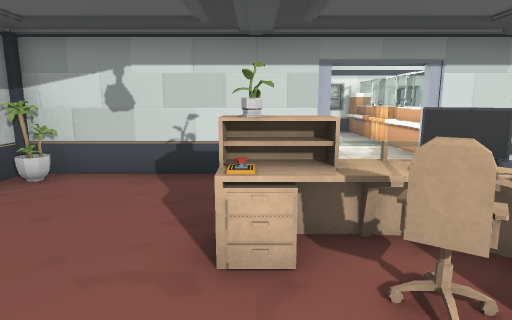
view 1 (above)

24 first-person views from a walk through a 3-D level made in the Unity game engine. The camera is 1.5 m above the floor, tilts 10° down and sees 75° across. Doors are open. The floor is counted in squares, 1 m on a side. Each view is taken from the middle of a square. On the plan, view 1 faces up. The plan holds only what a view shows up to about 15 squares ahead; the rest is blank. The place goes on beyond the plan. The player character is not drawn. Some animated figures are left out. Some surface patterns are stand-ins.

view 2
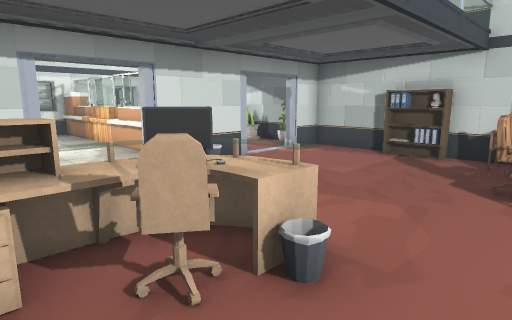

view 3
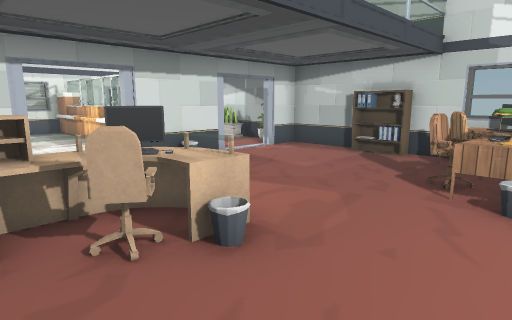

view 4
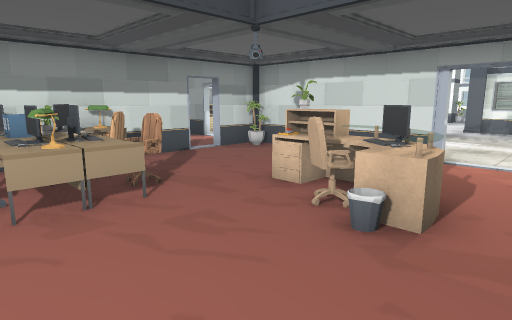

view 5
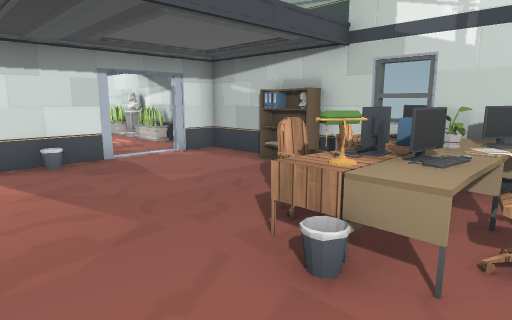

view 6
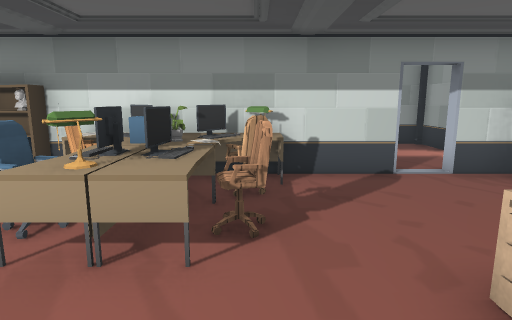

view 7
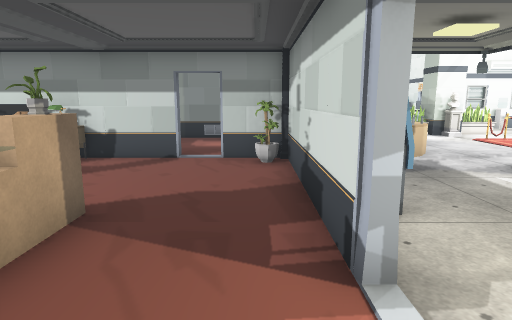

view 8
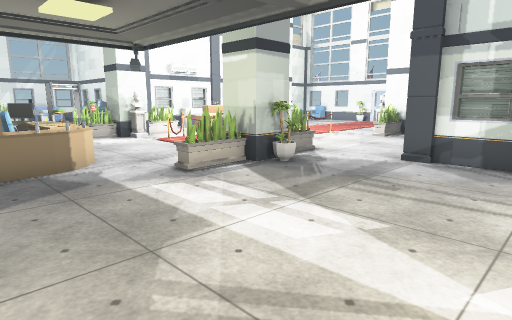

view 9
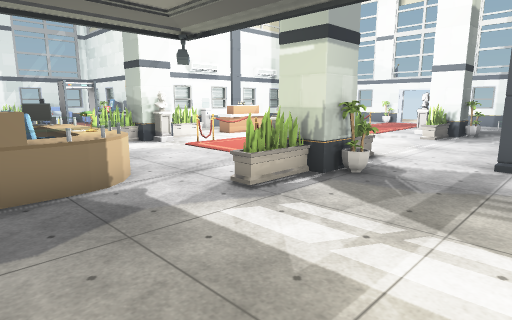

view 10
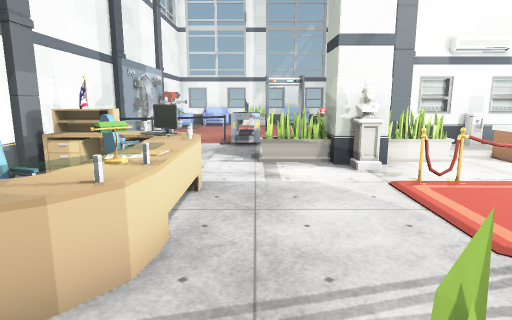

view 11
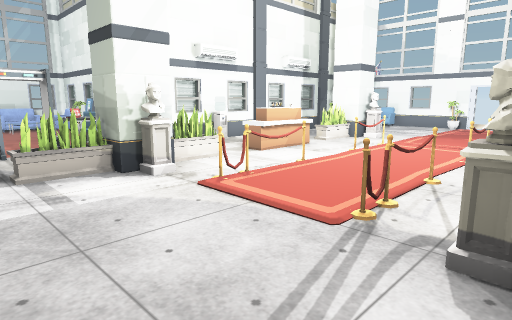

view 12
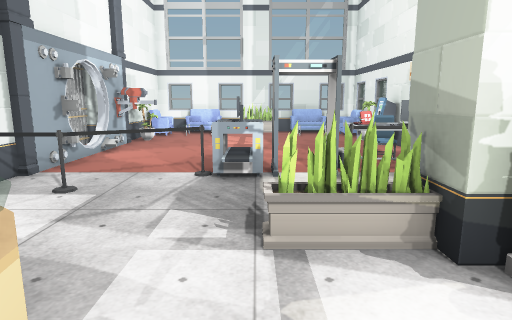

view 13
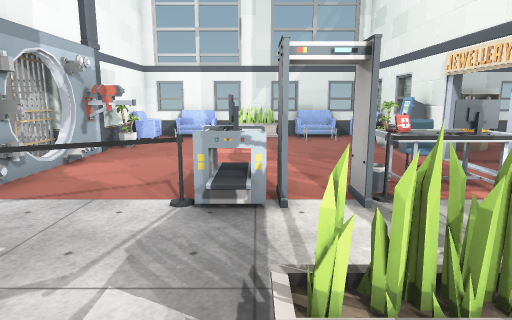

view 14
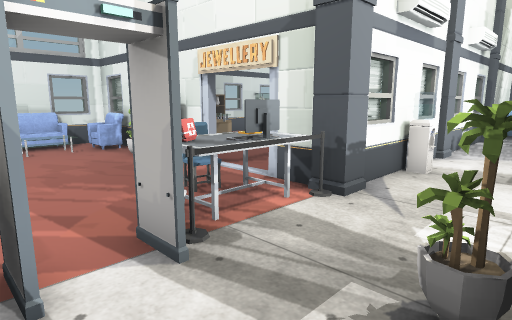

view 15
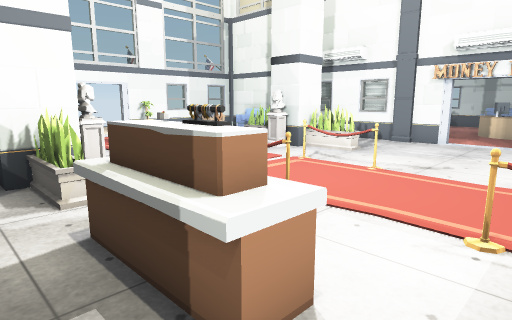

view 16
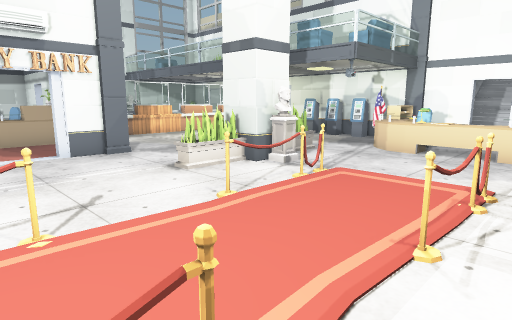

view 17
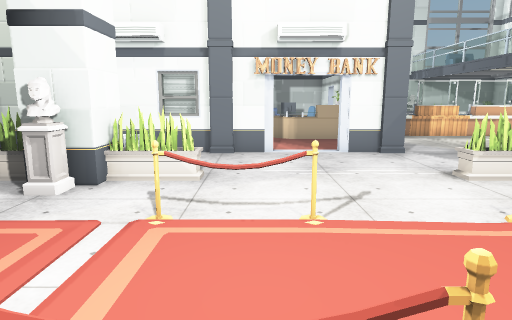

view 18
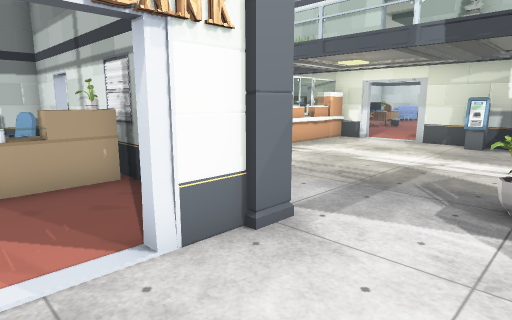

view 19
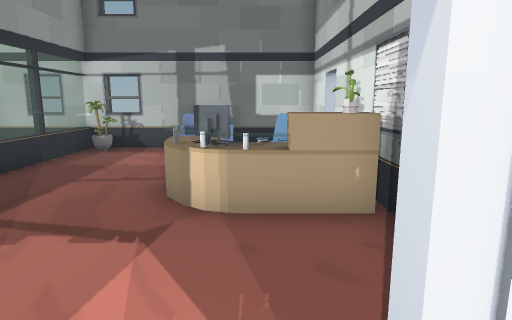

view 20
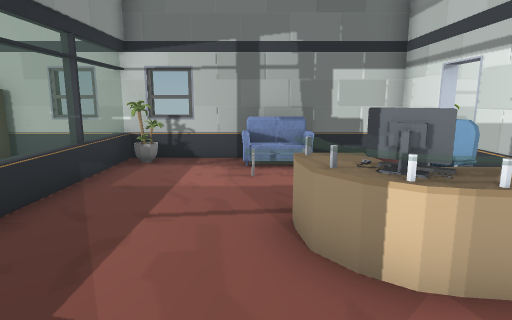

view 21
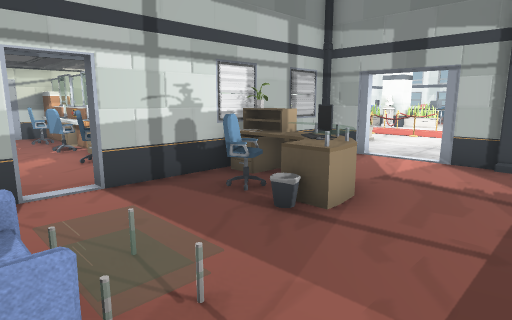

view 22
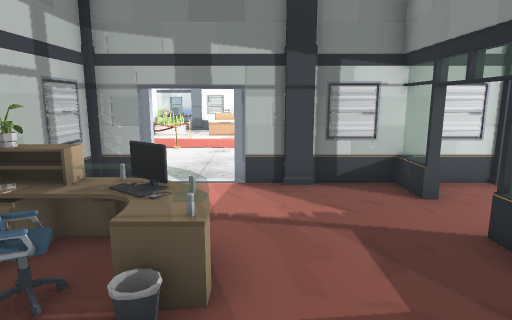

view 23
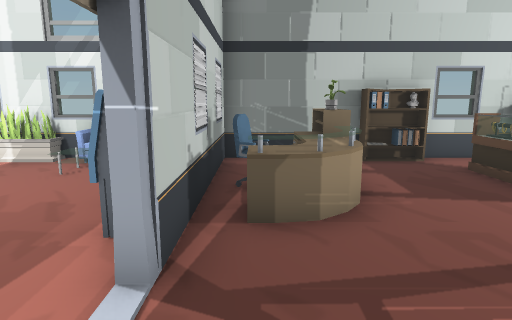

view 24
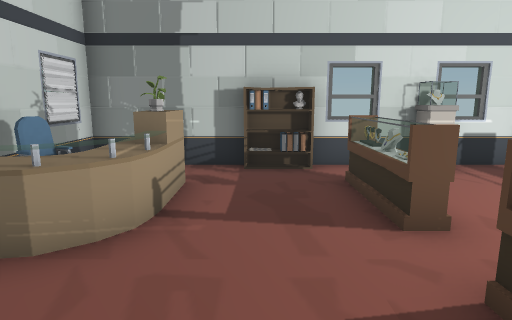

### Floor plan
Points are (right, up) in squares from view 1. A wall is a line through its corners. A room is listed if a view was taken in it or the views show most of it. See-through windows are left out.
Room 1 (views 1, 2, 3, 4, 5, 6, 7)
walls: (0.6, 3.6) (-0.4, 3.6); (-0.4, 3.7) (0.8, 3.7) (0.8, 3.2) (0.4, 3.2); (1.6, 6.8) (-4.5, 6.8); (6.6, 6.8) (3.4, 6.8); (-4.7, 0.5) (-4.7, -2.1); (-4.8, 3.9) (-4.8, -2.5); (9.8, 1) (9.8, 2.5); (-4.8, 6.5) (-4.8, 5.1); (9.8, 4.4) (9.8, 6.5); (9.5, 6.8) (8.4, 6.8)
low walls: (1.2, 2.8) (1.2, 3.5); (1.3, 3.5) (1.3, 2.8) (0.4, 2.8)
ways out: open door at (2.5, 7) to room 2; open door at (7.5, 7) to room 2; open door at (-5, 4.5)
objects: other object (-4, -2) to (-1, 1); other object (-4, 6); other object (0, 3); other object (1, 2); other object (2, 3); other object (6, -2) to (9, 1); other object (9, 3) to (10, 4)
Room 2 (views 8, 9, 10, 11, 12, 13, 14, 15, 16, 17, 18, 19, 23, 24)
walls: (-3.6, 15.1) (-2.9, 15.1) (-2.9, 14.4); (-14.8, 18.5) (-14.8, 17.4); (-15.4, 16.9) (-16.6, 16.9); (-15.1, 18.5) (-15.1, 17.9); (-0.1, 17.5) (-0.1, 18.6); (-6.9, 7.2) (1.6, 7.2); (-18.4, 16.9) (-24.6, 16.8); (-0.1, 20.4) (-0.1, 21.5); (-14.8, 24.4) (-14.8, 22.9); (-14.5, 7.2) (-9.3, 7.2); (1.6, 16.9) (0.5, 16.9); (1.6, 17.1) (0.8, 17.1); (-16.1, 7.9) (-16.1, 7.2); (-2.9, 25.1) (-2.9, 24.4); (-0.1, 22.4) (-0.1, 25.5); (0.1, 22.7) (0.1, 23.7); (-16.6, 7.3) (-15.4, 7.3); (-18.8, 7.2) (-18.1, 7.2); (4.3, 17.1) (3.7, 17.1); (-19.5, 7.3) (-18.2, 7.3); (4.8, 16.9) (3.4, 16.9); (-19.9, 6.1) (-18.1, 6.1); (-23.8, 17.1) (-24.2, 17.1); (3.4, 7.2) (6.5, 7.2); (-24.8, 16.3) (-24.8, 7.8); (-24.8, 20.6) (-24.8, 17.2) (-18.4, 17.2); (-24.5, 7.2) (-20.6, 7.2); (-24.8, 24.5) (-24.8, 22.4); (9.8, 15.3) (9.8, 16.4); (9.8, 8.1) (9.8, 11.5)
ways out: open door at (2.5, 7) to room 1; open door at (7.5, 7) to room 1; open door at (0, 19.5) to room 3; open door at (7.5, 17) to room 3; open door at (-17.5, 17); open door at (-17.4, 7.1); open door at (-7.5, 7)
objects: other object (-25, 10); other object (-25, 21) to (-24, 22); other object (-25, 25); other object (-24, 8) to (-23, 8); other object (-24, 12); other object (-24, 16) to (-23, 16); other object (-24, 25); other object (-23, 19) to (-23, 20); other object (-23, 23) to (-22, 23); other object (-22, 18); other object (-22, 19) to (-22, 20); other object (-21, 8); other object (-21, 16); other object (-21, 18) to (-20, 20); other object (-21, 23); other object (-20, 7); other object (-20, 16); other object (-19, 8) to (-19, 9); other object (-19, 23); other object (-17, 15) to (-17, 16); other object (-16, 14); other object (-16, 15) to (-16, 16); other object (-15, 7); other object (-15, 11) to (-15, 12); other object (-15, 14) to (-15, 16); other object (-15, 17); other object (-15, 19) to (-14, 20); other object (-15, 22); other object (-14, 8); other object (-14, 9) to (-14, 10); other object (-12, 13) to (-11, 13); other object (-12, 14) to (-11, 14); other object (-12, 16) to (-11, 16); other object (-12, 18) to (-11, 21); other object (-12, 23) to (-11, 23); other object (-11, 15) to (-10, 15); other object (-11, 24); other object (-10, 7); other object (-10, 8) to (-9, 9); other object (-10, 10) to (-9, 10); other object (-10, 25); other object (-9, 11); other object (-9, 15) to (-9, 16); other object (-9, 17); other object (-9, 18); other object (-9, 20); other object (-9, 21) to (-9, 22); other object (-8, 10) to (-7, 11); other object (-6, 8) to (-5, 11); other object (-6, 15) to (-6, 16); other object (-6, 17); other object (-6, 18); other object (-6, 20); other object (-6, 21) to (-6, 22); other object (-5, 7); other object (-5, 15) to (-4, 15); other object (-5, 25); other object (-4, 13) to (-3, 13); other object (-4, 14) to (-3, 14); other object (-4, 16) to (-3, 16); other object (-4, 23) to (-3, 23); other object (-4, 24) to (-3, 24); other object (-4, 25); other object (-3, 8); other object (-2, 8); other object (-2, 15); other object (-2, 25); other object (-1, 8) to (0, 8); other object (0, 17); other object (5, 8) to (5, 9); other object (5, 10) to (5, 11); other object (5, 12) to (5, 14); other object (5, 15) to (5, 16); other object (6, 9); other object (6, 11); other object (6, 12); other object (6, 14); other object (7, 13); other object (9, 8); other object (9, 10) to (9, 11); other object (9, 12) to (10, 12); other object (9, 13) to (9, 14); other object (9, 16)
Room 3 (views 20, 21, 22)
walls: (3.4, 17.2) (6.9, 17.2); (4.3, 16.8) (4.3, 17.1); (8.1, 17.2) (9.8, 17.2) (9.8, 25.5); (0.2, 18.6) (0.2, 17.5); (0.8, 17.1) (0.8, 16.8); (0.5, 17.2) (1.6, 17.2); (1.5, 24.3) (0.1, 24.3); (0.1, 23.7) (-0.2, 23.7); (9.9, 24.3) (3.4, 24.3); (0.2, 25.6) (0.2, 20.4)
ways out: open door at (0, 19.5) to room 2; open door at (7.5, 17) to room 2; open door at (2.5, 24.5)
objects: other object (0, 22); other object (4, 18); other object (4, 19) to (4, 20); other object (5, 18) to (5, 19); other object (9, 20) to (9, 21); other object (9, 24)

Positions as (right, up) in squares from view 1, and headings:
1: (0, 0), facing up
2: (0, 0), facing up-right
3: (0, -1), facing up-right
4: (4, -2), facing up-left
5: (3, -2), facing up-right
6: (2, 1), facing left
7: (4, 6), facing left
8: (3, 8), facing up-left
9: (1, 8), facing up-left
10: (-3, 12), facing left
11: (-4, 11), facing up-left
12: (-8, 12), facing left
13: (-10, 12), facing left
14: (-12, 12), facing up-left
15: (-13, 17), facing up-right
16: (-10, 21), facing down-right
17: (-10, 21), facing right
18: (-3, 20), facing down-right
19: (-1, 19), facing right
20: (1, 21), facing right
21: (9, 23), facing down-left
22: (8, 21), facing left
23: (-16, 18), facing left
24: (-17, 21), facing left
